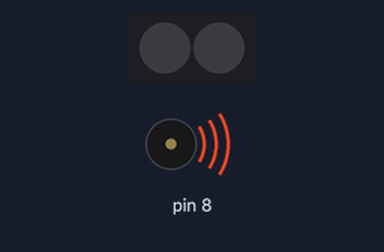
Simulated run of this sketch. Board: Arduino Uno, built with avr-gcc and run on an emulated ATmega328P. Shown: 2 RGB LEDs in strip order, left to right, buzzer (waves = sounding). What the sketch prints to the serial monitor is not drawn.

Above: at 0.1 s.
At 1.2 s:
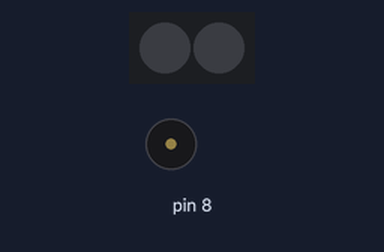
Timing chart, 0 to 2.7 s (numbered marks = the images above):
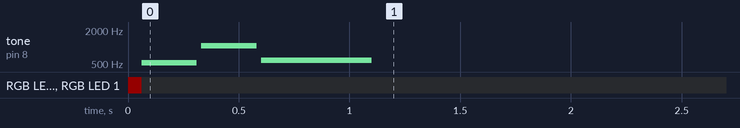

The sketch:

Infrared-allKeys.ino
```cpp
//This is an example that uses all the keys of the remote control
// it is based on the default program that comes with the mBot


#include <Arduino.h>
#include <Wire.h>
#include <SoftwareSerial.h>

#include <MeMCore.h>

void Mode_Setting();
double State;
MeIR ir;
MeRGBLed rgbled_7(7, 7==7?2:4);
void Set_Speed();
MeBuzzer buzzer;
void mode_A();
void Initialise();


void Mode_Setting()
{
    if(ir.keyPressed(69)){
        State = 1;
    }

    if(ir.keyPressed(70)){
        State = 2;
    }

    if(ir.keyPressed(71)){
        State = 3;
    }

    if(ir.keyPressed(68)){
        State = 4;
    }

    if(ir.keyPressed(67)){
        State = 5;
    }

    if(ir.keyPressed(13)){
        State = 6;
    }

    if(ir.keyPressed(21)){
        State = 0;
        rgbled_7.setColor(0,0,0,0);
        rgbled_7.show();
    }
    Serial.println(State);
    delay(50);
}

void Set_Speed()
{
    if(ir.keyPressed(22)){
        buzzer.tone(523, 10);
    }

    if(ir.keyPressed(12)){
        buzzer.tone(220, 10);
    }

    if(ir.keyPressed(24)){
        buzzer.tone(247, 10);
    }

    if(ir.keyPressed(94)){
        buzzer.tone(262, 10);
    }

    if(ir.keyPressed(8)){
        buzzer.tone(294, 10);
    }

    if(ir.keyPressed(28)){
        buzzer.tone(330, 10);
    }

}

void mode_A()
{
    rgbled_7.setColor(0,60,0,0);
    rgbled_7.show();

    if((ir.keyPressed(64)) || ((ir.keyPressed(25)) || ((ir.keyPressed(7)) || (ir.keyPressed(9))))){
        if(ir.keyPressed(64)){
            rgbled_7.setColor(0,0,0,150);
            rgbled_7.show();
        }
        if(ir.keyPressed(7)){
            rgbled_7.setColor(2,60,0,0);
            rgbled_7.show();
        }
        if(ir.keyPressed(9)){
            rgbled_7.setColor(1,0,60,0);
            rgbled_7.show();
        }
        if(ir.keyPressed(25)){
            rgbled_7.setColor(0,60,60,0);
            rgbled_7.show();
        }
    }
}

void Initialise()
{
    State = 0;

    rgbled_7.setColor(0,20,0,0);
    rgbled_7.show();

    delay(20);

    rgbled_7.setColor(0,0,20,0);
    rgbled_7.show();

    delay(20);

    rgbled_7.setColor(0,0,0,20);
    rgbled_7.show();

    delay(20);

    rgbled_7.setColor(0,0,0,0);
    rgbled_7.show();

}


void setup(){
    Serial.begin(9600);
    Serial.println("Infrared Receiver Start!");

    ir.begin();
    Initialise();
    buzzer.tone(523, 250);
    delay(20);
    buzzer.tone(1047, 250);
    delay(20);
    buzzer.tone(587, 500);
    delay(20);

}

void loop(){

    Set_Speed();
    Mode_Setting();
    if(((State)==(1))){
        mode_A();
    }
    if(((State)==(2))){
        mode_A();
    }
    if(((State)==(3))){
        mode_A();
    }
    if(((State)==(4))){
        mode_A();
    }
    if(((State)==(5))){
        mode_A();
    }
    ir.loop();


}
```
